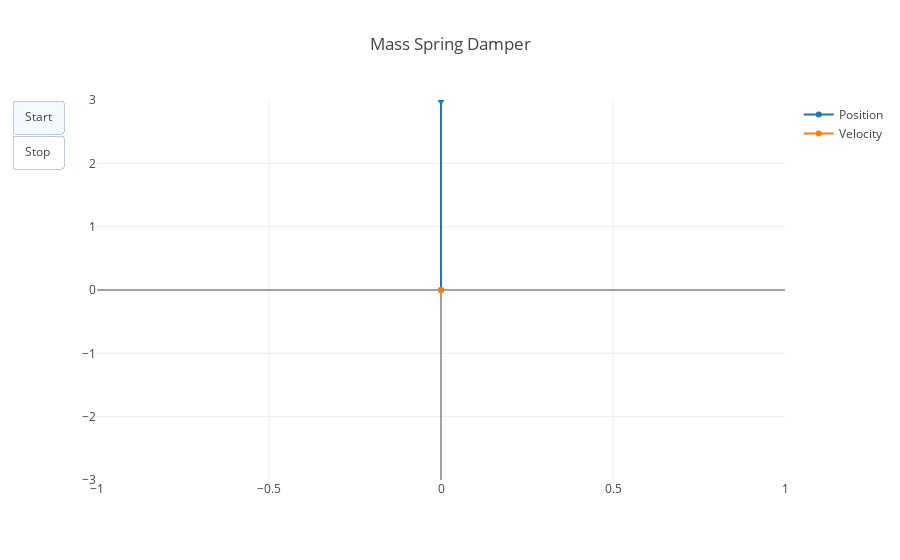

Write notebook code for a chart like this one.
### Markdown cell above
# Animation

Below we draw two line segments. Each line has one end at the origin. The other end of one line represents the position, the other line is velocity.

### Code cell
# Origin coordinate in time (always 0,0)
coordinate_pair_ori = [[0,0]              for i, t in enumerate(t_display)]
# Position in time (horizontal = 0, vertical = position)
coordinate_pair_pos = [[0,s_display[i,0]] for i, t in enumerate(t_display)]
# Velocity in time (horizontal = 0, vertical = velocity)
coordinate_pair_vel = [[0,s_display[i,1]] for i, t in enumerate(t_display)]

# Put data in the frames format. At each time sample this is a set of coordinates making up the line segments
framedata = [ {'data': [{'x': coordinate_pair_ori[i], 'y': coordinate_pair_pos[i]},
                        {'x': coordinate_pair_ori[i], 'y': coordinate_pair_vel[i]}
                       ]}  for i, t in enumerate(t_display)]

# We'll plot the first time instant so there's something there until we start the animation
firstframe = framedata[0]['data']

# Associate a legend with the data. 
firstframe[0]['name'] = 'Position'
firstframe[1]['name'] = 'Velocity'

# We can only specify the inter frame time. So we have to account for how long it approximately takes to draw a frame
overhead_ms = 7

# Create the figure object
figure = {'data': firstframe,
          'layout': {'xaxis': {'range': [-1, 1], 'autorange': False},
                     'yaxis': {'range': [-3, 3], 'autorange': False},
                     'title': 'Mass Spring Damper',
                     'updatemenus': [{'type': 'buttons',
                                      'buttons': 
  [                 
    {'label': 'Start','method': 'animate',
      'args': [framedata, {'frame': {'duration': tpf*1000 - overhead_ms, 'redraw': False}}]
    },       
    {'label': 'Stop','method': 'animate',
      'args': [[None], {'frame': {'duration': 0, 'redraw': False}, 'mode': 'immediate','transition': {'duration': 0}}]
    }                    
  ]
                                     }]
                    }
         }

# Create an inline plot of the figure
iplot(figure)

### Figure 1 — Plotly figure (JSON) as saved in the notebook; plotly's stock layout.template omitted (floating-point values rounded to 4 significant figures)
{"data": [{"name": "Position", "x": [0, 0], "y": [0, 3]}, {"name": "Velocity", "x": [0, 0], "y": [0, 0]}], "layout": {"title": "Mass Spring Damper", "updatemenus": [{"buttons": [{"args": [[{"data": [{"name": "Position", "x": [0, 0], "y": [0, 3]}, {"name": "Velocity", "x": [0, 0], "y": [0, 0]}]}, {"data": [{"x": [0, 0], "y": [0, 2.996]}, {"x": [0, 0], "y": [0, -0.165]}]}, {"data": [{"x": [0, 0], "y": [0, 2.984]}, {"x": [0, 0], "y": [0, -0.3299]}]}, {"data": [{"x": [0, 0], "y": [0, 2.963]}, {"x": [0, 0], "y": [0, -0.4948]}]}, {"data": [{"x": [0, 0], "y": [0, 2.934]}, {"x": [0, 0], "y": [0, -0.6596]}]}, {"data": [{"x": [0, 0], "y": [0, 2.897]}, {"x": [0, 0], "y": [0, -0.8241]}]}, {"data": [{"x": [0, 0], "y": [0, 2.852]}, {"x": [0, 0], "y": [0, -0.9885]}]}, {"data": [{"x": [0, 0], "y": [0, 2.798]}, {"x": [0, 0], "y": [0, -1.153]}]}, {"data": [{"x": [0, 0], "y": [0, 2.736]}, {"x": [0, 0], "y": [0, -1.316]}]}, {"data": [{"x": [0, 0], "y": [0, 2.666]}, {"x": [0, 0], "y": [0, -1.48]}]}, {"data": [{"x": [0, 0], "y": [0, 2.588]}, {"x": [0, 0], "y": [0, -1.643]}]}, {"data": [{"x": [0, 0], "y": [0, 2.504]}, {"x": [0, 0], "y": [0, -1.736]}]}, {"data": [{"x": [0, 0], "y": [0, 2.415]}, {"x": [0, 0], "y": [0, -1.828]}]}, {"data": [{"x": [0, 0], "y": [0, 2.321]}, {"x": [0, 0], "y": [0, -1.92]}]}, {"data": [{"x": [0, 0], "y": [0, 2.223]}, {"x": [0, 0], "y": [0, -2.012]}]}, {"data": [{"x": [0, 0], "y": [0, 2.12]}, {"x": [0, 0], "y": [0, -2.103]}]}, {"data": [{"x": [0, 0], "y": [0, 2.012]}, {"x": [0, 0], "y": [0, -2.193]}]}, {"data": [{"x": [0, 0], "y": [0, 1.901]}, {"x": [0, 0], "y": [0, -2.283]}]}, {"data": [{"x": [0, 0], "y": [0, 1.784]}, {"x": [0, 0], "y": [0, -2.373]}]}, {"data": [{"x": [0, 0], "y": [0, 1.663]}, {"x": [0, 0], "y": [0, -2.461]}]}, {"data": [{"x": [0, 0], "y": [0, 1.538]}, {"x": [0, 0], "y": [0, -2.549]}]}, {"data": [{"x": [0, 0], "y": [0, 1.41]}, {"x": [0, 0], "y": [0, -2.557]}]}, {"data": [{"x": [0, 0], "y": [0, 1.282]}, {"x": [0, 0], "y": [0, -2.564]}]}, {"data": [{"x": [0, 0], "y": [0, 1.154]}, {"x": [0, 0], "y": [0, -2.571]}]}, {"data": [{"x": [0, 0], "y": [0, 1.025]}, {"x": [0, 0], "y": [0, -2.577]}]}, {"data": [{"x": [0, 0], "y": [0, 0.8963]}, {"x": [0, 0], "y": [0, -2.582]}]}, {"data": [{"x": [0, 0], "y": [0, 0.7671]}, {"x": [0, 0], "y": [0, -2.587]}]}, {"data": [{"x": [0, 0], "y": [0, 0.6376]}, {"x": [0, 0], "y": [0, -2.59]}]}, {"data": [{"x": [0, 0], "y": [0, 0.508]}, {"x": [0, 0], "y": [0, -2.594]}]}, {"data": [{"x": [0, 0], "y": [0, 0.3783]}, {"x": [0, 0], "y": [0, -2.596]}]}, {"data": [{"x": [0, 0], "y": [0, 0.2484]}, {"x": [0, 0], "y": [0, -2.598]}]}, {"data": [{"x": [0, 0], "y": [0, 0.1201]}, {"x": [0, 0], "y": [0, -2.534]}]}, {"data": [{"x": [0, 0], "y": [0, -0.004971]}, {"x": [0, 0], "y": [0, -2.469]}]}, {"data": [{"x": [0, 0], "y": [0, -0.1268]}, {"x": [0, 0], "y": [0, -2.403]}]}, {"data": [{"x": [0, 0], "y": [0, -0.2452]}, {"x": [0, 0], "y": [0, -2.336]}]}, {"data": [{"x": [0, 0], "y": [0, -0.3604]}, {"x": [0, 0], "y": [0, -2.269]}]}, {"data": [{"x": [0, 0], "y": [0, -0.4721]}, {"x": [0, 0], "y": [0, -2.202]}]}, {"data": [{"x": [0, 0], "y": [0, -0.5805]}, {"x": [0, 0], "y": [0, -2.133]}]}, {"data": [{"x": [0, 0], "y": [0, -0.6855]}, {"x": [0, 0], "y": [0, -2.065]}]}, {"data": [{"x": [0, 0], "y": [0, -0.787]}, {"x": [0, 0], "y": [0, -1.995]}]}, {"data": [{"x": [0, 0], "y": [0, -0.885]}, {"x": [0, 0], "y": [0, -1.926]}]}, {"data": [{"x": [0, 0], "y": [0, -0.9786]}, {"x": [0, 0], "y": [0, -1.819]}]}, {"data": [{"x": [0, 0], "y": [0, -1.067]}, {"x": [0, 0], "y": [0, -1.712]}]}, {"data": [{"x": [0, 0], "y": [0, -1.15]}, {"x": [0, 0], "y": [0, -1.604]}]}, {"data": [{"x": [0, 0], "y": [0, -1.227]}, {"x": [0, 0], "y": [0, -1.496]}]}, {"data": [{"x": [0, 0], "y": [0, -1.299]}, {"x": [0, 0], "y": [0, -1.388]}]}, {"data": [{"x": [0, 0], "y": [0, -1.366]}, {"x": [0, 0], "y": [0, -1.279]}]}, {"data": [{"x": [0, 0], "y": [0, -1.427]}, {"x": [0, 0], "y": [0, -1.17]}]}, {"data": [{"x": [0, 0], "y": [0, -1.483]}, {"x": [0, 0], "y": [0, -1.061]}]}, {"data": [{"x": [0, 0], "y": [0, -1.533]}, {"x": [0, 0], "y": [0, -0.9515]}]}, {"data": [{"x": [0, 0], "y": [0, -1.578]}, {"x": [0, 0], "y": [0, -0.8417]}]}, {"data": [{"x": [0, 0], "y": [0, -1.618]}, {"x": [0, 0], "y": [0, -0.7295]}]}, {"data": [{"x": [0, 0], "y": [0, -1.651]}, {"x": [0, 0], "y": [0, -0.6172]}]}, {"data": [{"x": [0, 0], "y": [0, -1.679]}, {"x": [0, 0], "y": [0, -0.5047]}]}, {"data": [{"x": [0, 0], "y": [0, -1.702]}, {"x": [0, 0], "y": [0, -0.3921]}]}, {"data": [{"x": [0, 0], "y": [0, -1.718]}, {"x": [0, 0], "y": [0, -0.2794]}]}, {"data": [{"x": [0, 0], "y": [0, -1.73]}, {"x": [0, 0], "y": [0, -0.1666]}]}, {"data": [{"x": [0, 0], "y": [0, -1.735]}, {"x": [0, 0], "y": [0, -0.05373]}]}, {"data": [{"x": [0, 0], "y": [0, -1.735]}, {"x": [0, 0], "y": [0, 0.05911]}]}, {"data": [{"x": [0, 0], "y": [0, -1.729]}, {"x": [0, 0], "y": [0, 0.1719]}]}, {"data": [{"x": [0, 0], "y": [0, -1.718]}, {"x": [0, 0], "y": [0, 0.2847]}]}, {"data": [{"x": [0, 0], "y": [0, -1.701]}, {"x": [0, 0], "y": [0, 0.3706]}]}, {"data": [{"x": [0, 0], "y": [0, -1.681]}, {"x": [0, 0], "y": [0, 0.4564]}]}, {"data": [{"x": [0, 0], "y": [0, -1.656]}, {"x": [0, 0], "y": [0, 0.5421]}]}, {"data": [{"x": [0, 0], "y": [0, -1.627]}, {"x": [0, 0], "y": [0, 0.6277]}]}, {"data": [{"x": [0, 0], "y": [0, -1.593]}, {"x": [0, 0], "y": [0, 0.7131]}]}, {"data": [{"x": [0, 0], "y": [0, -1.555]}, {"x": [0, 0], "y": [0, 0.7983]}]}, {"data": [{"x": [0, 0], "y": [0, -1.513]}, {"x": [0, 0], "y": [0, 0.8833]}]}, {"data": [{"x": [0, 0], "y": [0, -1.467]}, {"x": [0, 0], "y": [0, 0.9681]}]}, {"data": [{"x": [0, 0], "y": [0, -1.416]}, {"x": [0, 0], "y": [0, 1.053]}]}, {"data": [{"x": [0, 0], "y": [0, -1.362]}, {"x": [0, 0], "y": [0, 1.137]}]}, {"data": [{"x": [0, 0], "y": [0, -1.304]}, {"x": [0, 0], "y": [0, 1.178]}]}, {"data": [{"x": [0, 0], "y": [0, -1.244]}, {"x": [0, 0], "y": [0, 1.218]}]}, {"data": [{"x": [0, 0], "y": [0, -1.182]}, {"x": [0, 0], "y": [0, 1.258]}]}, {"data": [{"x": [0, 0], "y": [0, -1.118]}, {"x": [0, 0], "y": [0, 1.298]}]}, {"data": [{"x": [0, 0], "y": [0, -1.052]}, {"x": [0, 0], "y": [0, 1.337]}]}, {"data": [{"x": [0, 0], "y": [0, -0.9844]}, {"x": [0, 0], "y": [0, 1.376]}]}, {"data": [{"x": [0, 0], "y": [0, -0.9146]}, {"x": [0, 0], "y": [0, 1.415]}]}, {"data": [{"x": [0, 0], "y": [0, -0.8429]}, {"x": [0, 0], "y": [0, 1.453]}]}, {"data": [{"x": [0, 0], "y": [0, -0.7693]}, {"x": [0, 0], "y": [0, 1.491]}]}, {"data": [{"x": [0, 0], "y": [0, -0.6938]}, {"x": [0, 0], "y": [0, 1.529]}]}, {"data": [{"x": [0, 0], "y": [0, -0.6175]}, {"x": [0, 0], "y": [0, 1.521]}]}, {"data": [{"x": [0, 0], "y": [0, -0.5417]}, {"x": [0, 0], "y": [0, 1.513]}]}, {"data": [{"x": [0, 0], "y": [0, -0.4663]}, {"x": [0, 0], "y": [0, 1.504]}]}, {"data": [{"x": [0, 0], "y": [0, -0.3913]}, {"x": [0, 0], "y": [0, 1.495]}]}, {"data": [{"x": [0, 0], "y": [0, -0.3168]}, {"x": [0, 0], "y": [0, 1.486]}]}, {"data": [{"x": [0, 0], "y": [0, -0.2427]}, {"x": [0, 0], "y": [0, 1.476]}]}, {"data": [{"x": [0, 0], "y": [0, -0.1692]}, {"x": [0, 0], "y": [0, 1.466]}]}, {"data": [{"x": [0, 0], "y": [0, -0.09617]}, {"x": [0, 0], "y": [0, 1.455]}]}, {"data": [{"x": [0, 0], "y": [0, -0.02368]}, {"x": [0, 0], "y": [0, 1.444]}]}, {"data": [{"x": [0, 0], "y": [0, 0.04826]}, {"x": [0, 0], "y": [0, 1.433]}]}, {"data": [{"x": [0, 0], "y": [0, 0.1188]}, {"x": [0, 0], "y": [0, 1.387]}]}, {"data": [{"x": [0, 0], "y": [0, 0.187]}, {"x": [0, 0], "y": [0, 1.341]}]}, {"data": [{"x": [0, 0], "y": [0, 0.2529]}, {"x": [0, 0], "y": [0, 1.295]}]}, {"data": [{"x": [0, 0], "y": [0, 0.3164]}, {"x": [0, 0], "y": [0, 1.248]}]}, {"data": [{"x": [0, 0], "y": [0, 0.3776]}, {"x": [0, 0], "y": [0, 1.201]}]}, {"data": [{"x": [0, 0], "y": [0, 0.4365]}, {"x": [0, 0], "y": [0, 1.153]}]}, {"data": [{"x": [0, 0], "y": [0, 0.493]}, {"x": [0, 0], "y": [0, 1.105]}]}, {"data": [{"x": [0, 0], "y": [0, 0.547]}, {"x": [0, 0], "y": [0, 1.057]}]}, {"data": [{"x": [0, 0], "y": [0, 0.5987]}, {"x": [0, 0], "y": [0, 1.009]}]}, {"data": [{"x": [0, 0], "y": [0, 0.6479]}, {"x": [0, 0], "y": [0, 0.9606]}]}, {"data": [{"x": [0, 0], "y": [0, 0.6944]}, {"x": [0, 0], "y": [0, 0.8961]}]}, {"data": [{"x": [0, 0], "y": [0, 0.7375]}, {"x": [0, 0], "y": [0, 0.8313]}]}, {"data": [{"x": [0, 0], "y": [0, 0.7775]}, {"x": [0, 0], "y": [0, 0.7663]}]}, {"data": [{"x": [0, 0], "y": [0, 0.8142]}, {"x": [0, 0], "y": [0, 0.7011]}]}, {"data": [{"x": [0, 0], "y": [0, 0.8476]}, {"x": [0, 0], "y": [0, 0.6357]}]}, {"data": [{"x": [0, 0], "y": [0, 0.8777]}, {"x": [0, 0], "y": [0, 0.5702]}]}, {"data": [{"x": [0, 0], "y": [0, 0.9046]}, {"x": [0, 0], "y": [0, 0.5045]}]}, {"data": [{"x": [0, 0], "y": [0, 0.9282]}, {"x": [0, 0], "y": [0, 0.4387]}]}, {"data": [{"x": [0, 0], "y": [0, 0.9485]}, {"x": [0, 0], "y": [0, 0.3728]}]}, {"data": [{"x": [0, 0], "y": [0, 0.9655]}, {"x": [0, 0], "y": [0, 0.3068]}]}, {"data": [{"x": [0, 0], "y": [0, 0.9792]}, {"x": [0, 0], "y": [0, 0.2444]}]}, {"data": [{"x": [0, 0], "y": [0, 0.9899]}, {"x": [0, 0], "y": [0, 0.182]}]}, {"data": [{"x": [0, 0], "y": [0, 0.9974]}, {"x": [0, 0], "y": [0, 0.1196]}]}, {"data": [{"x": [0, 0], "y": [0, 1.002]}, {"x": [0, 0], "y": [0, 0.05712]}]}, {"data": [{"x": [0, 0], "y": [0, 1.003]}, {"x": [0, 0], "y": [0, -0.005369]}]}, {"data": [{"x": [0, 0], "y": [0, 1.001]}, {"x": [0, 0], "y": [0, -0.06786]}]}, {"data": [{"x": [0, 0], "y": [0, 0.9964]}, {"x": [0, 0], "y": [0, -0.1303]}]}, {"data": [{"x": [0, 0], "y": [0, 0.9883]}, {"x": [0, 0], "y": [0, -0.1928]}]}, {"data": [{"x": [0, 0], "y": [0, 0.9771]}, {"x": [0, 0], "y": [0, -0.2552]}]}, {"data": [{"x": [0, 0], "y": [0, 0.9628]}, {"x": [0, 0], "y": [0, -0.3175]}]}, {"data": [{"x": [0, 0], "y": [0, 0.9458]}, {"x": [0, 0], "y": [0, -0.3609]}]}, {"data": [{"x": [0, 0], "y": [0, 0.9267]}, {"x": [0, 0], "y": [0, -0.4042]}]}, {"data": [{"x": [0, 0], "y": [0, 0.9054]}, {"x": [0, 0], "y": [0, -0.4474]}]}, {"data": [{"x": [0, 0], "y": [0, 0.8819]}, {"x": [0, 0], "y": [0, -0.4904]}]}, {"data": [{"x": [0, 0], "y": [0, 0.8564]}, {"x": [0, 0], "y": [0, -0.5334]}]}, {"data": [{"x": [0, 0], "y": [0, 0.8286]}, {"x": [0, 0], "y": [0, -0.5762]}]}, {"data": [{"x": [0, 0], "y": [0, 0.7987]}, {"x": [0, 0], "y": [0, -0.6189]}]}, {"data": [{"x": [0, 0], "y": [0, 0.7667]}, {"x": [0, 0], "y": [0, -0.6614]}]}, {"data": [{"x": [0, 0], "y": [0, 0.7326]}, {"x": [0, 0], "y": [0, -0.7038]}]}, {"data": [{"x": [0, 0], "y": [0, 0.6963]}, {"x": [0, 0], "y": [0, -0.746]}]}, {"data": [{"x": [0, 0], "y": [0, 0.6586]}, {"x": [0, 0], "y": [0, -0.7618]}]}, {"data": [{"x": [0, 0], "y": [0, 0.6202]}, {"x": [0, 0], "y": [0, -0.7775]}]}, {"data": [{"x": [0, 0], "y": [0, 0.5809]}, {"x": [0, 0], "y": [0, -0.7929]}]}, {"data": [{"x": [0, 0], "y": [0, 0.5409]}, {"x": [0, 0], "y": [0, -0.8081]}]}, {"data": [{"x": [0, 0], "y": [0, 0.5001]}, {"x": [0, 0], "y": [0, -0.8232]}]}, {"data": [{"x": [0, 0], "y": [0, 0.4586]}, {"x": [0, 0], "y": [0, -0.838]}]}, {"data": [{"x": [0, 0], "y": [0, 0.4163]}, {"x": [0, 0], "y": [0, -0.8526]}]}, {"data": [{"x": [0, 0], "y": [0, 0.3733]}, {"x": [0, 0], "y": [0, -0.867]}]}, {"data": [{"x": [0, 0], "y": [0, 0.3296]}, {"x": [0, 0], "y": [0, -0.8812]}]}, {"data": [{"x": [0, 0], "y": [0, 0.2852]}, {"x": [0, 0], "y": [0, -0.8952]}]}, {"data": [{"x": [0, 0], "y": [0, 0.2407]}, {"x": [0, 0], "y": [0, -0.8839]}]}, {"data": [{"x": [0, 0], "y": [0, 0.1968]}, {"x": [0, 0], "y": [0, -0.8724]}]}, {"data": [{"x": [0, 0], "y": [0, 0.1535]}, {"x": [0, 0], "y": [0, -0.8607]}]}, {"data": [{"x": [0, 0], "y": [0, 0.1107]}, {"x": [0, 0], "y": [0, -0.8488]}]}, {"data": [{"x": [0, 0], "y": [0, 0.06859]}, {"x": [0, 0], "y": [0, -0.8366]}]}, {"data": [{"x": [0, 0], "y": [0, 0.02707]}, {"x": [0, 0], "y": [0, -0.8243]}]}, {"data": [{"x": [0, 0], "y": [0, -0.01383]}, {"x": [0, 0], "y": [0, -0.8117]}]}, {"data": [{"x": [0, 0], "y": [0, -0.0541]}, {"x": [0, 0], "y": [0, -0.7989]}]}, {"data": [{"x": [0, 0], "y": [0, -0.09372]}, {"x": [0, 0], "y": [0, -0.786]}]}, {"data": [{"x": [0, 0], "y": [0, -0.1327]}, {"x": [0, 0], "y": [0, -0.7728]}]}, {"data": [{"x": [0, 0], "y": [0, -0.1706]}, {"x": [0, 0], "y": [0, -0.7422]}]}, {"data": [{"x": [0, 0], "y": [0, -0.2069]}, {"x": [0, 0], "y": [0, -0.7115]}]}, {"data": [{"x": [0, 0], "y": [0, -0.2417]}, {"x": [0, 0], "y": [0, -0.6805]}]}, {"data": [{"x": [0, 0], "y": [0, -0.275]}, {"x": [0, 0], "y": [0, -0.6494]}]}, {"data": [{"x": [0, 0], "y": [0, -0.3066]}, {"x": [0, 0], "y": [0, -0.6181]}]}, {"data": [{"x": [0, 0], "y": [0, -0.3368]}, {"x": [0, 0], "y": [0, -0.5867]}]}, {"data": [{"x": [0, 0], "y": [0, -0.3653]}, {"x": [0, 0], "y": [0, -0.5551]}]}, {"data": [{"x": [0, 0], "y": [0, -0.3923]}, {"x": [0, 0], "y": [0, -0.5234]}]}, {"data": [{"x": [0, 0], "y": [0, -0.4177]}, {"x": [0, 0], "y": [0, -0.4916]}]}, {"data": [{"x": [0, 0], "y": [0, -0.4414]}, {"x": [0, 0], "y": [0, -0.4596]}]}, {"data": [{"x": [0, 0], "y": [0, -0.4635]}, {"x": [0, 0], "y": [0, -0.4215]}]}, {"data": [{"x": [0, 0], "y": [0, -0.4836]}, {"x": [0, 0], "y": [0, -0.3833]}]}, {"data": [{"x": [0, 0], "y": [0, -0.5018]}, {"x": [0, 0], "y": [0, -0.3449]}]}, {"data": [{"x": [0, 0], "y": [0, -0.5181]}, {"x": [0, 0], "y": [0, -0.3065]}]}, {"data": [{"x": [0, 0], "y": [0, -0.5324]}, {"x": [0, 0], "y": [0, -0.268]}]}, {"data": [{"x": [0, 0], "y": [0, -0.5449]}, {"x": [0, 0], "y": [0, -0.2295]}]}, {"data": [{"x": [0, 0], "y": [0, -0.5554]}, {"x": [0, 0], "y": [0, -0.1909]}]}, {"data": [{"x": [0, 0], "y": [0, -0.564]}, {"x": [0, 0], "y": [0, -0.1522]}]}, {"data": [{"x": [0, 0], "y": [0, -0.5706]}, {"x": [0, 0], "y": [0, -0.1135]}]}, {"data": [{"x": [0, 0], "y": [0, -0.5753]}, {"x": [0, 0], "y": [0, -0.07479]}]}, {"data": [{"x": [0, 0], "y": [0, -0.5782]}, {"x": [0, 0], "y": [0, -0.04089]}]}, {"data": [{"x": [0, 0], "y": [0, -0.5794]}, {"x": [0, 0], "y": [0, -0.006988]}]}, {"data": [{"x": [0, 0], "y": [0, -0.5789]}, {"x": [0, 0], "y": [0, 0.02692]}]}, {"data": [{"x": [0, 0], "y": [0, -0.5767]}, {"x": [0, 0], "y": [0, 0.06082]}]}, {"data": [{"x": [0, 0], "y": [0, -0.5728]}, {"x": [0, 0], "y": [0, 0.0947]}]}, {"data": [{"x": [0, 0], "y": [0, -0.5672]}, {"x": [0, 0], "y": [0, 0.1286]}]}, {"data": [{"x": [0, 0], "y": [0, -0.56]}, {"x": [0, 0], "y": [0, 0.1624]}]}, {"data": [{"x": [0, 0], "y": [0, -0.551]}, {"x": [0, 0], "y": [0, 0.1962]}]}, {"data": [{"x": [0, 0], "y": [0, -0.5404]}, {"x": [0, 0], "y": [0, 0.2299]}]}, {"data": [{"x": [0, 0], "y": [0, -0.528]}, {"x": [0, 0], "y": [0, 0.2636]}]}, {"data": [{"x": [0, 0], "y": [0, -0.5143]}, {"x": [0, 0], "y": [0, 0.2847]}]}, {"data": [{"x": [0, 0], "y": [0, -0.4995]}, {"x": [0, 0], "y": [0, 0.3057]}]}, {"data": [{"x": [0, 0], "y": [0, -0.4837]}, {"x": [0, 0], "y": [0, 0.3267]}]}, {"data": [{"x": [0, 0], "y": [0, -0.4669]}, {"x": [0, 0], "y": [0, 0.3475]}]}, {"data": [{"x": [0, 0], "y": [0, -0.449]}, {"x": [0, 0], "y": [0, 0.3683]}]}, {"data": [{"x": [0, 0], "y": [0, -0.43]}, {"x": [0, 0], "y": [0, 0.389]}]}, {"data": [{"x": [0, 0], "y": [0, -0.4101]}, {"x": [0, 0], "y": [0, 0.4096]}]}, {"data": [{"x": [0, 0], "y": [0, -0.3891]}, {"x": [0, 0], "y": [0, 0.4301]}]}, {"data": [{"x": [0, 0], "y": [0, -0.3671]}, {"x": [0, 0], "y": [0, 0.4505]}]}, {"data": [{"x": [0, 0], "y": [0, -0.344]}, {"x": [0, 0], "y": [0, 0.4708]}]}, {"data": [{"x": [0, 0], "y": [0, -0.3204]}, {"x": [0, 0], "y": [0, 0.4755]}]}, {"data": [{"x": [0, 0], "y": [0, -0.2965]}, {"x": [0, 0], "y": [0, 0.4801]}]}, {"data": [{"x": [0, 0], "y": [0, -0.2724]}, {"x": [0, 0], "y": [0, 0.4846]}]}, {"data": [{"x": [0, 0], "y": [0, -0.248]}, {"x": [0, 0], "y": [0, 0.489]}]}, {"data": [{"x": [0, 0], "y": [0, -0.2235]}, {"x": [0, 0], "y": [0, 0.4933]}]}, {"data": [{"x": [0, 0], "y": [0, -0.1987]}, {"x": [0, 0], "y": [0, 0.4974]}]}, {"data": [{"x": [0, 0], "y": [0, -0.1737]}, {"x": [0, 0], "y": [0, 0.5014]}]}, {"data": [{"x": [0, 0], "y": [0, -0.1486]}, {"x": [0, 0], "y": [0, 0.5053]}]}, {"data": [{"x": [0, 0], "y": [0, -0.1232]}, {"x": [0, 0], "y": [0, 0.5091]}]}], {"frame": {"duration": 43, "redraw": false}}], "label": "Start", "method": "animate"}, {"args": [[null], {"frame": {"duration": 0, "redraw": false}, "mode": "immediate", "transition": {"duration": 0}}], "label": "Stop", "method": "animate"}], "type": "buttons"}], "xaxis": {"autorange": false, "range": [-1, 1]}, "yaxis": {"autorange": false, "range": [-3, 3]}}}
